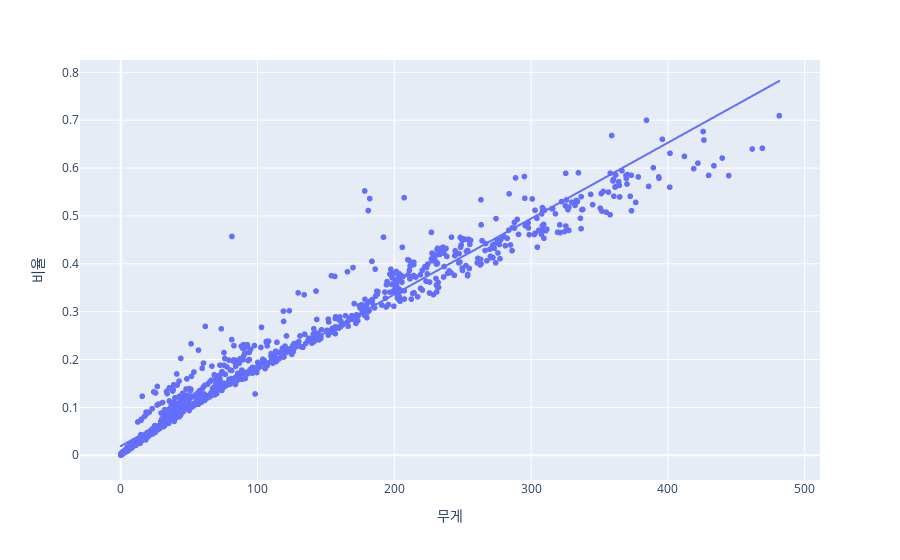

The notebook cell saved with this chart:
### Code cell
fig = px.scatter(train_df, x = '무게', y= '비율',
                 hover_name="이미지", trendline="ols")

fig.show()

### Figure 1 — Plotly figure (JSON) as saved in the notebook; plotly's stock layout.template omitted (floating-point values rounded to 4 significant figures; data arrays with more than 128 entries replaced by an {"elided": "..."} marker saying what was removed)
{"data": [{"hovertemplate": "<b>%{hovertext}</b><br><br>무게=%{x}<br>비율=%{y}<extra></extra>", "hovertext": {"elided": "1592 str values"}, "legendgroup": "", "marker": {"color": "#636efa", "symbol": "circle"}, "mode": "markers", "name": "", "showlegend": false, "type": "scattergl", "x": {"elided": "1592 float values"}, "xaxis": "x", "y": {"elided": "1592 float values"}, "yaxis": "y"}, {"hovertemplate": "<b>OLS trendline</b><br>비율 = 0.00158434 * 무게 + 0.0192199<br>R<sup>2</sup>=0.966722<br><br>무게=%{x}<br>비율=%{y} <b>(trend)</b><extra></extra>", "legendgroup": "", "marker": {"color": "#636efa", "symbol": "circle"}, "mode": "lines", "name": "", "showlegend": false, "type": "scattergl", "x": {"elided": "1592 float values"}, "xaxis": "x", "y": {"elided": "1592 float values"}, "yaxis": "y"}], "layout": {"legend": {"tracegroupgap": 0}, "margin": {"t": 60}, "xaxis": {"anchor": "y", "domain": [0, 1], "title": {"text": "무게"}}, "yaxis": {"anchor": "x", "domain": [0, 1], "title": {"text": "비율"}}}}
